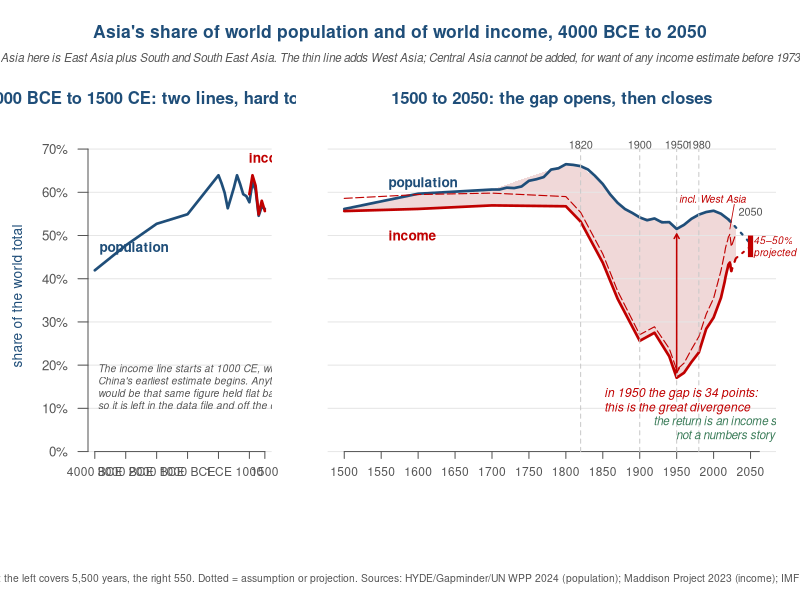
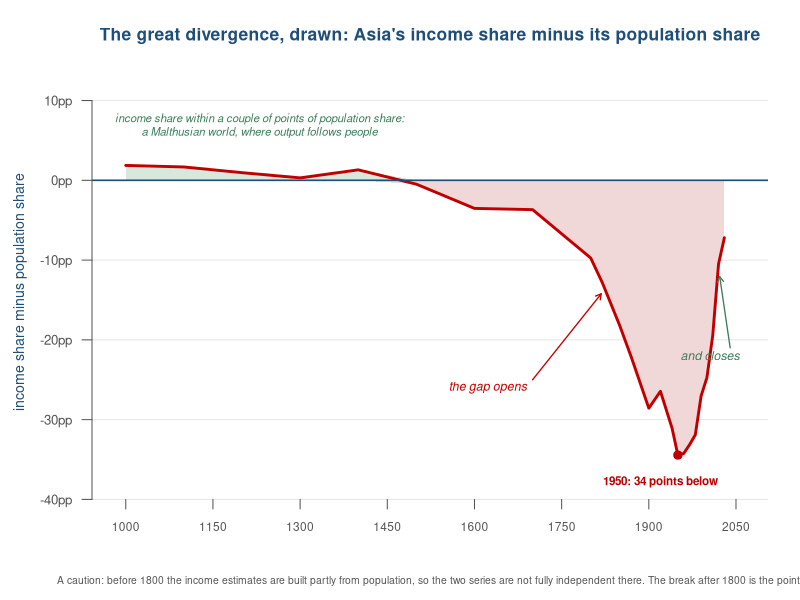
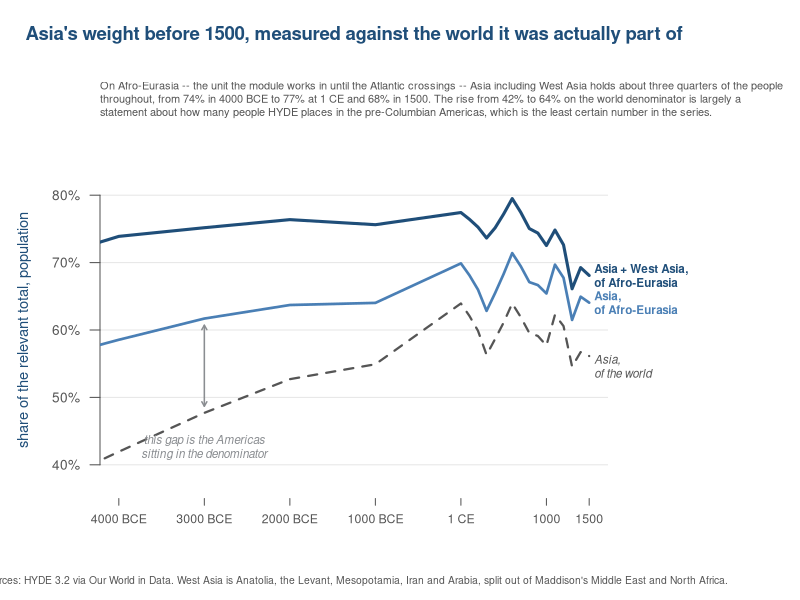
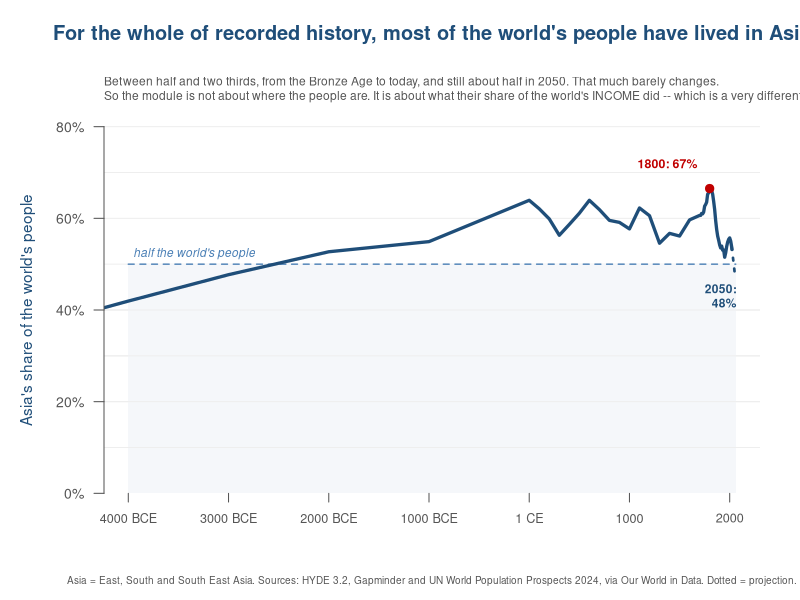

The R script that drew these images, in order:
# The module's master chart: Asia's share of world population against Asia's share of
# world income, 4000 BCE to 2050. House style: R base graphics, ECU palette, 6-digit hex.
#
# Data built by _prep/build_cog_shares.py; see data/working/SOURCES.md for what each
# segment rests on. Asia here is East Asia plus South and South East Asia (Maddison's
# regions), which excludes the Middle East and Central Asia.

base_blue <- "#1f4e79"; accent <- "#c00000"; land <- "#e9eef4"; grey <- "#555555"
gold <- "#b8860b"; green <- "#3c7d5a"; pale_red <- "#f0d8d8"; pale_blue <- "#dce6f1"

d <- read.csv("../data/working/cog_asia_shares.csv", stringsAsFactors = FALSE)
d$pop <- 100 * as.numeric(d$asia_pop_share)
d$gdp <- 100 * as.numeric(d$asia_gdp_share)
d$gdpw <- 100 * as.numeric(d$asia_wa_gdp_share)   # Asia including West Asia

pop <- d[!is.na(d$pop), c("year", "pop", "pop_kind")]
gdp <- d[!is.na(d$gdp), c("year", "gdp", "gdp_kind")]
# The pre-1000 CE income rows stay in the CSV but are never plotted: they rest on holding
# China's earliest estimate (980 CE, a Song peak) flat backwards, which would show Asia's
# income share above its population share for a millennium on no evidence at all.
gdp <- gdp[gdp$gdp_kind != "assumption", ]

# 2050 GDP is a published range, not a point (see SOURCES.md)
proj50 <- c(45, 50)

# --------------------------------------------------------------------------------
# Two panels on one shared vertical scale. The left covers 5,500 years, the right 550,
# so the change of scale is stated on the figure rather than smuggled into the spacing.
png("cog-asia-shares.png", width = 2000, height = 1000, res = 150)
par(oma = c(2.6, 0, 3.0, 0))
layout(matrix(c(1, 2), nrow = 1), widths = c(0.85, 1.45))
YL <- c(0, 72)

panel <- function(xlim, ticks, title_txt, show_axis) {
  par(mar = c(4.2, if (show_axis) 4.4 else 1.6, 3.4, 1.2))
  plot(NA, xlim = xlim, ylim = YL, axes = FALSE, xlab = "", ylab = "")
  # the gap between the two lines is the thing the chart is about, so it is filled
  ov <- merge(pop, gdp, by = "year")
  ov <- ov[order(ov$year) & ov$year >= xlim[1] & ov$year <= xlim[2], ]
  if (nrow(ov) > 1) {
    polygon(c(ov$year, rev(ov$year)), c(ov$pop, rev(ov$gdp)),
            col = ifelse(mean(ov$gdp) < mean(ov$pop), pale_red, pale_blue), border = NA)
  }
  abline(h = seq(0, 70, 10), col = "#e6e6e6")
  segments(ticks, 0, ticks, -1.6, col = grey, xpd = NA)
  lab <- ifelse(ticks < 0, paste0(abs(ticks), " BCE"), ifelse(ticks == 0, "1 CE", ticks))
  text(ticks, -4.6, lab, cex = 0.72, col = grey, xpd = NA)
  if (show_axis) {
    axis(2, at = seq(0, 70, 10), labels = paste0(seq(0, 70, 10), "%"),
         las = 1, col = grey, col.axis = grey, cex.axis = 0.8)
    mtext("share of the world total", side = 2, line = 3.1, col = base_blue, cex = 0.82)
  }
  segments(xlim[1], 0, xlim[2], 0, col = grey)
  title(main = title_txt, col.main = base_blue, cex.main = 1.0, line = 1.2)
}

# ---- left panel: 4000 BCE to 1500 CE
panel(c(-4000, 1500), c(seq(-4000, 1000, by = 1000), 1500),
      "4000 BCE to 1500 CE: two lines, hard to tell apart", TRUE)
p1 <- pop[pop$year >= -4000 & pop$year <= 1500, ]
g1 <- gdp[gdp$year >= -4000 & gdp$year <= 1500, ]
lines(p1$year, p1$pop, col = base_blue, lwd = 2.6)
lines(g1$year, g1$gdp, col = accent, lwd = 2.6)
text(-3850, 47, "population", col = base_blue, font = 2, cex = 0.82, adj = 0)
text(980, 68, "income", col = accent, font = 2, cex = 0.82, adj = 0)
text(-3900, 15, paste("The income line starts at 1000 CE, which is where",
                      "\nChina's earliest estimate begins. Anything earlier",
                      "\nwould be that same figure held flat backwards,",
                      "\nso it is left in the data file and off the chart."),
     col = grey, font = 3, cex = 0.62, adj = 0)

# ---- right panel: 1500 to 2050
panel(c(1500, 2062), seq(1500, 2050, by = 50),
      "1500 to 2050: the gap opens, then closes", FALSE)
p2 <- pop[pop$year >= 1500, ]; g2 <- gdp[gdp$year >= 1500, ]
p2h <- p2[p2$pop_kind != "projection", ]; p2p <- p2[p2$year >= 2020 & p2$year <= 2050, ]
lines(p2h$year, p2h$pop, col = base_blue, lwd = 2.6)
lines(p2p$year, p2p$pop, col = base_blue, lwd = 2.2, lty = 3)
g2h <- g2[g2$gdp_kind != "projection", ]; g2p <- g2[g2$year >= 2022 & g2$year <= 2050, ]
lines(g2h$year, g2h$gdp, col = accent, lwd = 2.6)
lines(g2p$year, g2p$gdp, col = accent, lwd = 2.2, lty = 3)
# 2050: a published range, drawn as a bar rather than a point
segments(2050, proj50[1], 2050, proj50[2], col = accent, lwd = 5, lend = 1)
segments(g2p$year[nrow(g2p)], g2p$gdp[nrow(g2p)], 2050, mean(proj50), col = accent, lwd = 2, lty = 3)
text(2054, mean(proj50), "45\u201350%\nprojected", col = accent, cex = 0.6, font = 3, adj = 0, xpd = NA)
text(2050, 55.5, "2050", cex = 0.66, col = grey)

# Asia including West Asia, thin, so the reader can see how much the definition is doing:
# on that measure Asia passes half of world output in about 2020.
gw <- d[!is.na(d$gdpw) & d$year >= 1500, ]
lines(gw$year, gw$gdpw, col = accent, lwd = 1.1, lty = 5)
text(2044, 58.5, "incl. West Asia", col = accent, cex = 0.62, font = 3, adj = 1)
segments(2028, 57.2, 2022, 51.5, col = accent, lwd = 0.8)

# every marker year is a year both series actually have; 1913 was not one, which is why the
# divergence arrow used to be drawn there against nothing
marks <- data.frame(y = c(1820, 1900, 1950, 1980),
                    t = c("1820", "1900", "1950", "1980"))
for (i in seq_len(nrow(marks))) {
  segments(marks$y[i], 0, marks$y[i], 70, col = "#c9c9c9", lty = 2)
  text(marks$y[i], 71, marks$t[i], cex = 0.66, col = grey)
}
text(1560, 62, "population", col = base_blue, font = 2, cex = 0.82, adj = 0)
text(1560, 50, "income", col = accent, font = 2, cex = 0.82, adj = 0)
# 1913 is not a year in either series -- the benchmarks are 1900 and 1920 -- so the old arrow
# there spanned nothing in particular. Anchor it instead on 1950, which is where the gap is
# actually widest, and take both ends from the data rather than from the eye.
gy <- 1950
gp <- pop$pop[pop$year == gy]; gg <- gdp$gdp[gdp$year == gy]
arrows(gy, gg + 1.2, gy, gp - 1.2, code = 3, length = 0.05, col = accent, lwd = 1.5)
# the label goes in the empty band below the income line, not across the recovery
text(1852, 12, sprintf("in 1950 the gap is %.0f points:\nthis is the great divergence", gp - gg),
     col = accent, font = 3, cex = 0.73, adj = 0)
text(2016, 5.5, "the return is an income story,\nnot a numbers story",
     col = green, font = 3, cex = 0.7)

mtext("Asia's share of world population and of world income, 4000 BCE to 2050",
      side = 3, outer = TRUE, line = 0.9, col = base_blue, font = 2, cex = 1.05)
mtext(paste("Asia here is East Asia plus South and South East Asia. The thin line adds West Asia;",
            "Central Asia cannot be added, for want of any income estimate before 1973"),
      side = 3, outer = TRUE, line = -0.3, col = grey, font = 3, cex = 0.7)
mtext(paste("Note the change of time scale between the panels: the left covers 5,500 years, the right 550.",
            "Dotted = assumption or projection.",
            "Sources: HYDE/Gapminder/UN WPP 2024 (population); Maddison Project 2023 (income);",
            "IMF WEO to 2030; PwC and Goldman Sachs for 2050."),
      side = 1, outer = TRUE, line = 0.9, col = grey, cex = 0.62)
dev.off()

# --------------------------------------------------------------------------------
# The same thing as one line: income share minus population share. This is the figure
# chapter 7 wants, because the divergence is drawn rather than asserted.
png("cog-asia-gap.png", width = 1700, height = 720, res = 150)
par(mar = c(4.2, 4.6, 3.4, 1.6))
ov <- merge(pop, gdp, by = "year"); ov <- ov[order(ov$year), ]
ov$gap <- ov$gdp - ov$pop
plot(NA, xlim = c(985, 2062), ylim = c(-40, 12), axes = FALSE, xlab = "", ylab = "")
abline(h = seq(-40, 10, 10), col = "#e6e6e6")
polygon(c(ov$year, rev(ov$year)), c(pmin(ov$gap, 0), rep(0, nrow(ov))), col = pale_red, border = NA)
polygon(c(ov$year, rev(ov$year)), c(pmax(ov$gap, 0), rep(0, nrow(ov))), col = "#d7e8dd", border = NA)
lines(ov$year, ov$gap, col = accent, lwd = 2.8)
abline(h = 0, col = base_blue, lwd = 1.6)
axis(2, at = seq(-40, 10, 10), labels = paste0(seq(-40, 10, 10), "pp"), las = 1,
     col = grey, col.axis = grey, cex.axis = 0.8)
tk <- seq(1000, 2050, by = 150)
segments(tk, -40, tk, -41.2, col = grey, xpd = NA)
text(tk, -43.4, tk, cex = 0.72, col = grey, xpd = NA)
mtext("income share minus population share", side = 2, line = 3.2, col = base_blue, cex = 0.85)
title(main = "The great divergence, drawn: Asia's income share minus its population share",
      col.main = base_blue, cex.main = 1.05)
lo <- ov[which.min(ov$gap), ]
points(lo$year, lo$gap, pch = 19, col = accent, cex = 1.1)
text(lo$year - 30, lo$gap - 3.4, sprintf("%d: %.0f points below", lo$year, abs(lo$gap)),
     col = accent, cex = 0.7, font = 2)
text(1230, 7, "income share within a couple of points of population share:\na Malthusian world, where output follows people",
     col = green, cex = 0.68, font = 3)
at <- function(y) ov$gap[which.min(abs(ov$year - y))]
text(1690, -26, "the gap opens", col = accent, cex = 0.74, font = 3, adj = 1)
arrows(1700, -25, 1818, at(1820) - 1.4, length = 0.06, col = accent, lwd = 1.3)
text(2056, -22, "and closes", col = green, cex = 0.74, font = 3, adj = 1)
arrows(2040, -21, 2022, at(2022) - 1.6, length = 0.06, col = green, lwd = 1.3)
mtext(paste("A caution: before 1800 the income estimates are built partly from population,",
            "so the two series are not fully independent there. The break after 1800 is the point."),
      side = 1, line = 2.6, col = grey, cex = 0.62)
dev.off()

cat("wrote cog-asia-shares.png and cog-asia-gap.png\n")

# --------------------------------------------------------------------------------
# Afro-Eurasia as the denominator, 4000 BCE to 1500 CE. Until the Atlantic crossings the
# Americas and Oceania are not part of the same economy, so counting them in the denominator
# measures a world the period's actors were not in. On the right unit, Asia's weight is not
# a rising trend at all -- it is close to flat, and most of the apparent rise on the world
# denominator is the Americas being counted.
mid_blue <- "#4a7fb5"

png("cog-asia-afroeurasia.png", width = 1800, height = 900, res = 150)
par(mar = c(4.4, 5.0, 7.4, 9.6))
plot(NA, xlim = c(-4000, 1500), ylim = c(35, 85), axes = FALSE, xlab = "", ylab = "")
abline(h = seq(40, 80, 10), col = "#e6e6e6")
tk <- c(seq(-4000, 1000, by = 1000), 1500)
segments(tk, 35, tk, 34.0, col = grey, xpd = NA)
text(tk, 32.0, ifelse(tk < 0, paste0(abs(tk), " BCE"), ifelse(tk == 0, "1 CE", tk)),
     cex = 0.74, col = grey, xpd = NA)
axis(2, at = seq(40, 80, 10), labels = paste0(seq(40, 80, 10), "%"), las = 1,
     col = grey, col.axis = grey, cex.axis = 0.82)
mtext("share of the relevant total, population", side = 2, line = 3.4, col = base_blue, cex = 0.88)

w  <- d[!is.na(d$asia_pop_share) & d$year <= 1500, ]
aw <- w[!is.na(w$asia_wa_pop_share_ae), ]

lines(aw$year, 100 * aw$asia_wa_pop_share_ae, col = base_blue, lwd = 3.0)
lines(aw$year, 100 * aw$asia_pop_share_ae,    col = mid_blue,  lwd = 2.6)
lines(w$year,  100 * w$asia_pop_share,        col = grey,      lwd = 2.2, lty = 2)

lab <- function(y, txt, col, font = 2) text(1560, y, txt, col = col, cex = 0.7, adj = 0,
                                            font = font, xpd = NA)
lab(100 * aw$asia_wa_pop_share_ae[nrow(aw)], "Asia + West Asia,\nof Afro-Eurasia", base_blue)
lab(100 * aw$asia_pop_share_ae[nrow(aw)],    "Asia,\nof Afro-Eurasia", mid_blue)
lab(100 * w$asia_pop_share[nrow(w)] - 1.5,   "Asia,\nof the world", grey, 3)

# the distance between the grey line and the blue one is the Americas sitting in the denominator
# The x here must be a year the series actually has, or the arrow ends float off the lines:
# before 1 CE the grid is millennia, so -2500 does not exist and -3000 does.
gx <- -3000
w_at  <- 100 * w$asia_pop_share[w$year == gx]
ae_at <- 100 * aw$asia_pop_share_ae[aw$year == gx]
arrows(gx, w_at + 1.0, gx, ae_at - 1.0, code = 3, length = 0.05, col = "#8a8d91", lwd = 1.5)
# label below the lower end, where nothing else is drawn
text(gx, w_at - 5.0, "this gap is the Americas\nsitting in the denominator",
     col = "#8a8d91", cex = 0.7, font = 3)

title(main = "Asia's weight before 1500, measured against the world it was actually part of",
      col.main = base_blue, cex.main = 1.12, line = 5.4)
mtext(paste("On Afro-Eurasia -- the unit the module works in until the Atlantic crossings --",
            "Asia including West Asia holds about three quarters of the people",
            "\nthroughout, from 74% in 4000 BCE to 77% at 1 CE and 68% in 1500.",
            "The rise from 42% to 64% on the world denominator is largely a",
            "\nstatement about how many people HYDE places in the pre-Columbian Americas, which is the least certain number in the series."),
      side = 3, line = 1.4, col = grey, cex = 0.66, adj = 0)
mtext("Sources: HYDE 3.2 via Our World in Data. West Asia is Anatolia, the Levant, Mesopotamia, Iran and Arabia, split out of Maddison's Middle East and North Africa.",
      side = 1, line = 2.8, col = grey, cex = 0.62)
dev.off()
cat("wrote cog-asia-afroeurasia.png\n")

# --------------------------------------------------------------------------------
# Teaser for the module introduction: population only, one line, one reference line.
# The income series is deliberately withheld -- the point of the teaser is that the
# demographic fact is nearly constant, so that the question "then what changed?" is left
# open for the module to answer. The full two-series chart belongs at the end, not here.
png("cog-asia-teaser.png", width = 1800, height = 820, res = 150)
par(mar = c(4.6, 5.2, 5.6, 2.0))
plot(NA, xlim = c(-4000, 2060), ylim = c(0, 80), axes = FALSE, xlab = "", ylab = "")
abline(h = seq(10, 80, 10), col = "#eeeeee")
rect(-4000, 0, 2060, 50, col = "#f5f7fa", border = NA)
abline(h = seq(10, 40, 10), col = "#eeeeee")
segments(-4000, 50, 2060, 50, col = mid_blue, lwd = 1.4, lty = 2)
text(-3950, 52.2, "half the world's people", col = mid_blue, cex = 0.72, font = 3, adj = 0)

tp  <- d[!is.na(d$pop), c("year", "pop", "pop_kind")]
tph <- tp[tp$pop_kind != "projection", ]
tpp <- tp[tp$year >= 2020 & tp$year <= 2050, ]
lines(tph$year, tph$pop, col = base_blue, lwd = 3.2)
lines(tpp$year, tpp$pop, col = base_blue, lwd = 2.6, lty = 3)

tk <- c(seq(-4000, 1000, by = 1000), 2000)
segments(tk, 0, tk, -1.9, col = grey, xpd = NA)
text(tk, -5.4, ifelse(tk < 0, paste0(abs(tk), " BCE"), ifelse(tk == 0, "1 CE", tk)),
     cex = 0.76, col = grey, xpd = NA)
axis(2, at = seq(0, 80, 20), labels = paste0(seq(0, 80, 20), "%"), las = 1,
     col = grey, col.axis = grey, cex.axis = 0.84)
mtext("Asia's share of the world's people", side = 2, line = 3.4, col = base_blue, cex = 0.92)

pk <- tph[which.max(tph$pop), ]
points(pk$year, pk$pop, pch = 19, col = accent, cex = 1.1)
text(pk$year - 120, pk$pop + 5.5, sprintf("%d: %.0f%%", pk$year, pk$pop),
     col = accent, cex = 0.74, font = 2, adj = 1)
last <- tpp[nrow(tpp), ]
text(last$year + 20, last$pop - 5, sprintf("2050:\n%.0f%%", last$pop),
     col = base_blue, cex = 0.72, font = 2, adj = 1)

title(main = "For the whole of recorded history, most of the world's people have lived in Asia",
      col.main = base_blue, cex.main = 1.2, line = 3.6)
mtext(paste("Between half and two thirds, from the Bronze Age to today, and still about half in 2050.",
            "That much barely changes.",
            "\nSo the module is not about where the people are. It is about what their share of the world's",
            "INCOME did -- which is a very different line."),
      side = 3, line = 0.4, col = grey, cex = 0.72, adj = 0)
mtext("Asia = East, South and South East Asia. Sources: HYDE 3.2, Gapminder and UN World Population Prospects 2024, via Our World in Data. Dotted = projection.",
      side = 1, line = 3.0, col = grey, cex = 0.6)
dev.off()
cat("wrote cog-asia-teaser.png\n")
